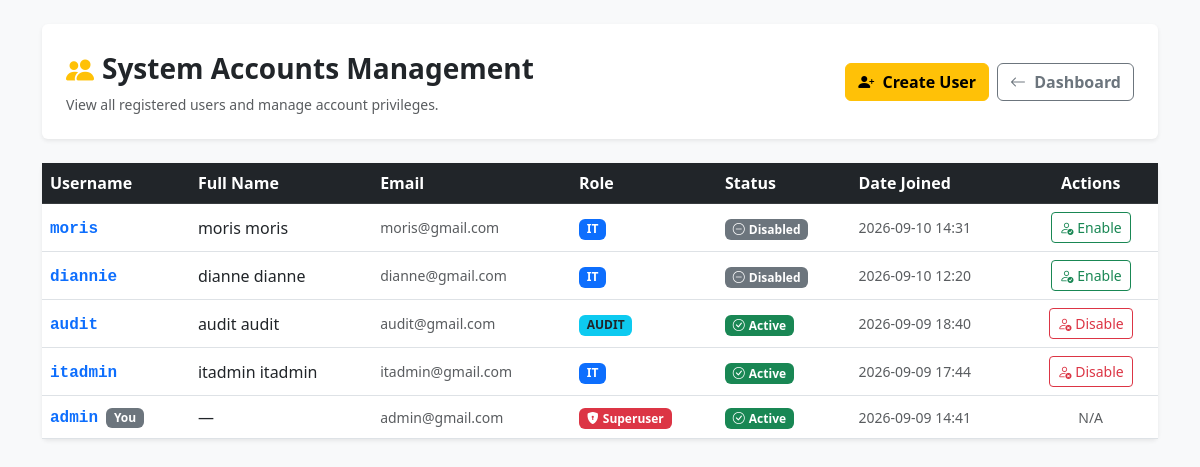
Page /users/ (signed in) on the committed database.
### inventory/models.py (models this page shows)
class User(AbstractUser):
    ROLE_CHOICES = (
        ('ADMIN', 'Admin'),
        ('AUDIT', 'Audit'),
        ('IT', 'IT'),
    )
    role = models.CharField(max_length=10, choices=ROLE_CHOICES, default='IT')

### inventory/views.py (the view)
        def wrap(request, *args, **kwargs):
            if request.user.is_authenticated and (request.user.role in allowed_roles or request.user.is_superuser):
                return view_func(request, *args, **kwargs)
            return HttpResponse("Unauthorized Access", status=403)

### inventory/views.py (called while the page is built, shortened)
def role_required(allowed_roles=[]):
    def decorator(view_func):
        def wrap(request, *args, **kwargs):
            if request.user.is_authenticated and (request.user.role in allowed_roles or request.user.is_superuser):
                return view_func(request, *args, **kwargs)
            return HttpResponse("Unauthorized Access", status=403)
        return wrap
    return decorator

@login_required
@role_required(allowed_roles=['ADMIN'])
def user_list(request):
    if request.method == 'POST' and 'create_user_submit' in request.POST:
        user_creation_form = CustomUserCreationForm(request.POST)
        if user_creation_form.is_valid():
            new_user = user_creation_form.save()
            messages.success(request, f"User account '{new_user.username}' created successfully!")
            return redirect('user_list')
        else:
            messages.error(request, "Failed to create user account. Please check the form errors.")
    else:
        user_creation_form = CustomUserCreationForm()
    users = User.objects.all().order_by('-date_joined')
    return render(request, 'inventory/user_list.html', {
        'users': users,
        'user_creation_form': user_creation_form
    })

### inventory/templates/inventory/user_list.html (shortened to what this page needs)
{% load static %}
<!DOCTYPE html>
<html lang="en">
<head>
    <link href="https://cdn.jsdelivr.net/npm/bootstrap@5.3.0/dist/css/bootstrap.min.css" rel="stylesheet">
    <link href="https://cdn.jsdelivr.net/npm/bootstrap-icons@1.10.5/font/bootstrap-icons.css" rel="stylesheet">
    <link href="{% static 'css/styles.css' %}" rel="stylesheet">
</head>
<body class="bg-light">
    <div class="toast-container position-fixed top-0 end-0 p-3 no-print" style="z-index: 1090;">
    </div>
    <div class="container py-3 py-md-4">
        <div class="card border-0 shadow-sm mb-4">
            <div class="card-body p-3 p-md-4">
                <div class="d-flex flex-column flex-md-row justify-content-between align-items-md-center gap-3">
                    <div>
                        <div class="d-flex align-items-center gap-2 mb-1">
                            <i class="bi bi-people-fill fs-3 text-warning"></i>
                            <h2 class="h3 mb-0 fw-bold text-dark">System Accounts Management</h2>
                        </div>
                        <p class="text-muted small mb-0">View all registered users and manage account privileges.</p>
                    </div>
                    <div class="d-flex align-items-center gap-2">
                        <button type="button" class="btn btn-warning fw-semibold" data-bs-toggle="modal" data-bs-target="#createUserModal">
                            <i class="bi bi-person-plus-fill me-1"></i> Create User
                        </button>
                        <a href="{% url 'asset_list' %}" class="btn btn-outline-secondary fw-semibold">
                            <i class="bi bi-arrow-left me-1"></i> Dashboard
                        </a>
                    </div>
                </div>
            </div>
        </div>
        <div class="card border-0 shadow-sm">
            <div class="card-body p-0">
                <div class="table-responsive-md">
                    <table class="table table-hover align-middle mb-0 responsive-card-table">
                        <thead class="table-dark">
                            <tr>
                                <th>Username</th>
                                <th>Full Name</th>
                                <th>Email</th>
                                <th>Role</th>
                                <th>Status</th>
                                <th>Date Joined</th>
                                <th class="text-center">Actions</th>
                            </tr>
                        </thead>
                        <tbody>
                            {% for u in users %}
                            <tr>
                                <td data-label="Username">
                                    <span class="font-monospace fw-bold text-primary">{{ u.username }}</span>
                                    {% if u == user %}
                                        <span class="badge bg-secondary ms-1">You</span>
                                    {% endif %}
                                </td>
                                <td data-label="Full Name" class="fw-medium">
                                    {{ u.get_full_name|default:"—" }}
                                </td>
                                <td data-label="Email" class="small text-muted">
                                    {{ u.email|default:"—" }}
                                </td>
                                <td data-label="Role">
                                    <span class="badge {% if u.is_superuser %}bg-danger{% elif u.role == 'ADMIN' %}bg-warning text-dark{% elif u.role == 'IT' %}bg-primary{% else %}bg-info text-dark{% endif %}">
                                        {% if u.is_superuser %}<i class="bi bi-shield-lock-fill me-1"></i>Superuser{% else %}{{ u.role }}{% endif %}
                                    </span>
                                </td>
                                <td data-label="Status">
                                    {% if u.is_active %}
                                        <span class="badge bg-success"><i class="bi bi-check-circle me-1"></i>Active</span>
                                    {% else %}
                                        <span class="badge bg-secondary"><i class="bi bi-dash-circle me-1"></i>Disabled</span>
                                    {% endif %}
                                </td>
                                <td data-label="Date Joined" class="small text-muted">
                                    {{ u.date_joined|date:"Y-m-d H:i" }}
                                </td>
                                <td data-label="Actions" class="text-center">
                                    {% if u != user and not u.is_superuser %}
                                        <form method="POST" action="{% url 'user_list' %}" class="d-inline">
                                            {% if u.is_active %}
                                                <button type="submit" class="btn btn-sm btn-outline-danger" title="Deactivate User">
                                                    <i class="bi bi-person-x"></i> Disable
                                                </button>
                                            {% else %}
                                                <button type="submit" class="btn btn-sm btn-outline-success" title="Activate User">
                                                    <i class="bi bi-person-check"></i> Enable
                                                </button>
                                            {% endif %}
                                        </form>
                                    {% else %}
                                        <span class="text-muted small">N/A</span>
                                    {% endif %}
                                </td>
                            </tr>
                            {% endfor %}
                        </tbody>
                    </table>
                </div>
            </div>
        </div>
    </div>
</body>
</html>

### rows in the picture
User: username "moris", get_full_name "moris moris", email "moris@gmail.com", role "IT", is_active False (drawn), date_joined "2026-09-10 14:31"
User: username "diannie", get_full_name "dianne dianne", email "dianne@gmail.com", role "IT", is_active False (drawn), date_joined "2026-09-10 12:20"
User: username "audit", get_full_name "audit audit", email "audit@gmail.com", role "AUDIT", is_active True (drawn), date_joined "2026-09-09 18:40"
User: username "itadmin", get_full_name "itadmin itadmin", email "itadmin@gmail.com", role "IT", is_active True (drawn), date_joined "2026-09-09 17:44"
User: username "admin", shows "You", get_full_name "—", email "admin@gmail.com", is_superuser True (drawn), is_active True (drawn), date_joined "2026-09-09 14:41", shows "N/A"
